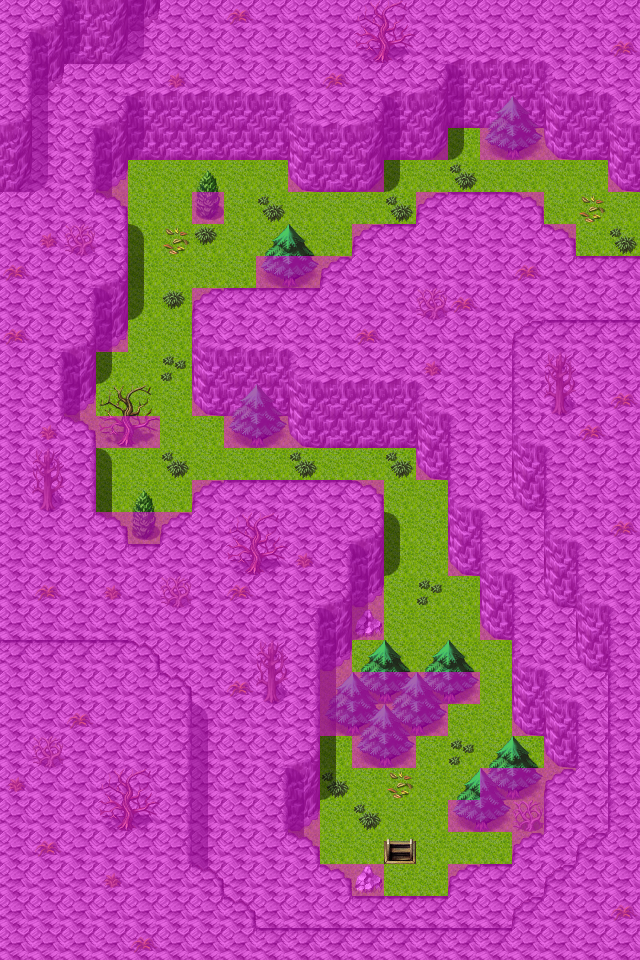

A 2D game scene composited from a Tiled map and its tileset images. What follows is a short description and the map's XML, with each tile layer's data collapsed to a summary:
An orthogonal 20x30 tile map with 32x32 px tiles, 4 tile layers (Ground, Objects, Above, Walkable), 11 tilesets and 10 objects (8x spawn, 2x mapchange).

<map version="1.0" orientation="orthogonal" width="20" height="30" tilewidth="32" tileheight="32">
    <properties>
        <property name="outdoors" value="1" />
    </properties>
    <tileset firstgid="1" name="map_3" tilewidth="32" tileheight="32">
        <image source="../drawable/map_3.png" width="256" height="256" />
    </tileset>
    <tileset firstgid="65" name="map_4" tilewidth="32" tileheight="32">
        <image source="../drawable/map_4.png" width="256" height="256" />
    </tileset>
    <tileset firstgid="129" name="map_6" tilewidth="32" tileheight="32">
        <image source="../drawable/map_6.png" width="256" height="256" />
    </tileset>
    <tileset firstgid="193" name="map_1" tilewidth="32" tileheight="32">
        <image source="../drawable/map_1.png" width="256" height="256" />
    </tileset>
    <tileset firstgid="257" name="map_5" tilewidth="32" tileheight="32">
        <image source="../drawable/map_5.png" width="256" height="256" />
    </tileset>
    <tileset firstgid="321" name="map_0" tilewidth="32" tileheight="32">
        <image source="../drawable/map_0.png" width="256" height="256" />
    </tileset>
    <tileset firstgid="385" name="map_17" tilewidth="32" tileheight="32">
        <image source="../drawable/map_17.png" width="256" height="256" />
    </tileset>
    <tileset firstgid="449" name="map_7" tilewidth="32" tileheight="32">
        <image source="../drawable/map_7.png" width="256" height="256" />
    </tileset>
    <tileset firstgid="513" name="map_27" tilewidth="32" tileheight="32">
        <image source="../drawable/map_27.png" width="256" height="256" />
    </tileset>
    <tileset firstgid="577" name="map_25" tilewidth="32" tileheight="32">
        <image source="../drawable/map_25.png" width="256" height="256" />
    </tileset>
    <tileset firstgid="641" name="map_2" tilewidth="32" tileheight="32">
        <image source="../drawable/map_2.png" width="256" height="256" />
    </tileset>
    <layer name="Ground" width="20" height="30">
        <data>[600 cells, 600 non-empty, 12 distinct tile ids]</data>
    </layer>
    <layer name="Objects" width="20" height="30">
        <data>[600 cells, 147 non-empty, 28 distinct tile ids]</data>
    </layer>
    <layer name="Above" width="20" height="30">
        <data>[600 cells, 66 non-empty, 10 distinct tile ids]</data>
    </layer>
    <layer name="Walkable" width="20" height="30">
        <data>[600 cells, 496 non-empty, 1 distinct tile ids]</data>
    </layer>
    <objectgroup name="Mapevents">
        <object name="down" type="mapchange" x="384" y="832" width="32" height="32">
            <properties>
                <property name="map" value="mountaincave1" />
                <property name="place" value="up" />
            </properties>
        </object>
        <object name="east" type="mapchange" x="608" y="192" width="32" height="64">
            <properties>
                <property name="map" value="waytolake1" />
                <property name="place" value="west" />
            </properties>
        </object>
    </objectgroup>
    <objectgroup name="Spawn">
        <object name="scaradon_2" type="spawn" x="320" y="736" width="128" height="64">
            <properties>
                <property name="spawngroup" value="scaradon_2" />
            </properties>
        </object>
        <object name="plaguespider_1" type="spawn" x="480" y="672" width="32" height="32">
            <properties>
                <property name="spawngroup" value="plaguespider_1" />
            </properties>
        </object>
        <object name="plaguespider_2" type="spawn" x="320" y="448" width="32" height="32">
            <properties>
                <property name="spawngroup" value="plaguespider_2" />
            </properties>
        </object>
        <object name="plaguespider_1_1" type="spawn" x="256" y="448" width="32" height="32">
            <properties>
                <property name="spawngroup" value="plaguespider_1" />
            </properties>
        </object>
        <object name="plaguespider_1_2" type="spawn" x="96" y="160" width="128" height="352">
            <properties>
                <property name="quantity" value="2" />
                <property name="spawngroup" value="plaguespider_1" />
            </properties>
        </object>
        <object name="plaguespider_1_3" type="spawn" x="384" y="512" width="64" height="32">
            <properties>
                <property name="quantity" value="2" />
                <property name="spawngroup" value="plaguespider_1" />
            </properties>
        </object>
        <object name="plaguespider_2_1" type="spawn" x="352" y="192" width="32" height="32">
            <properties>
                <property name="spawngroup" value="plaguespider_2" />
            </properties>
        </object>
        <object name="plaguespider_2_2" type="spawn" x="480" y="160" width="32" height="32">
            <properties>
                <property name="spawngroup" value="plaguespider_2" />
            </properties>
        </object>
    </objectgroup>
    <objectgroup name="Keys" />
</map>
